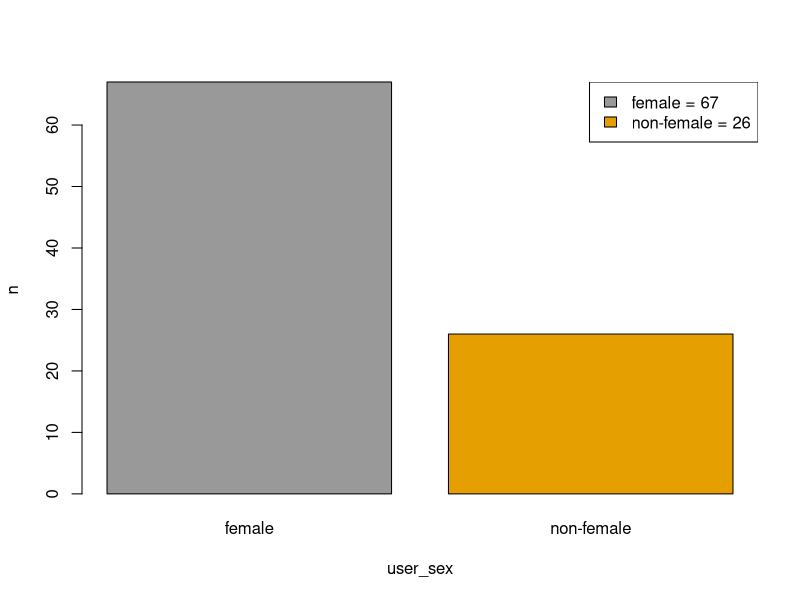
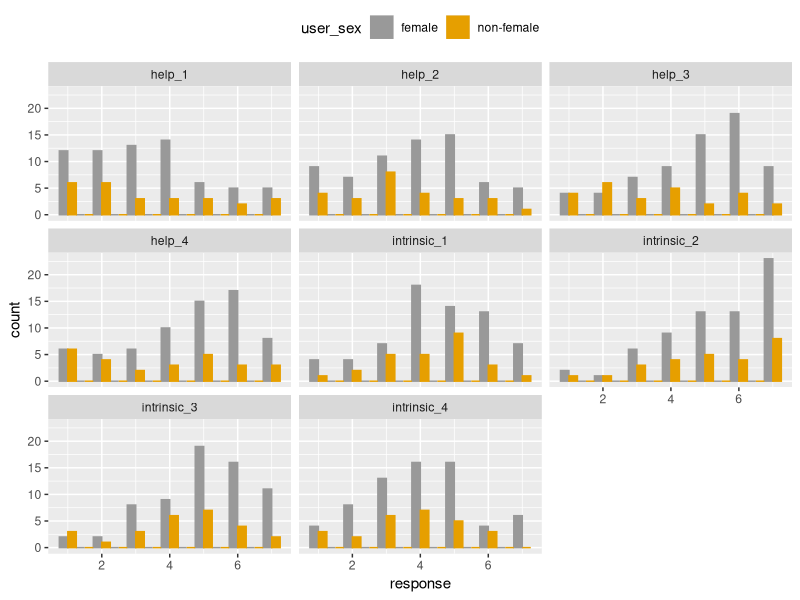
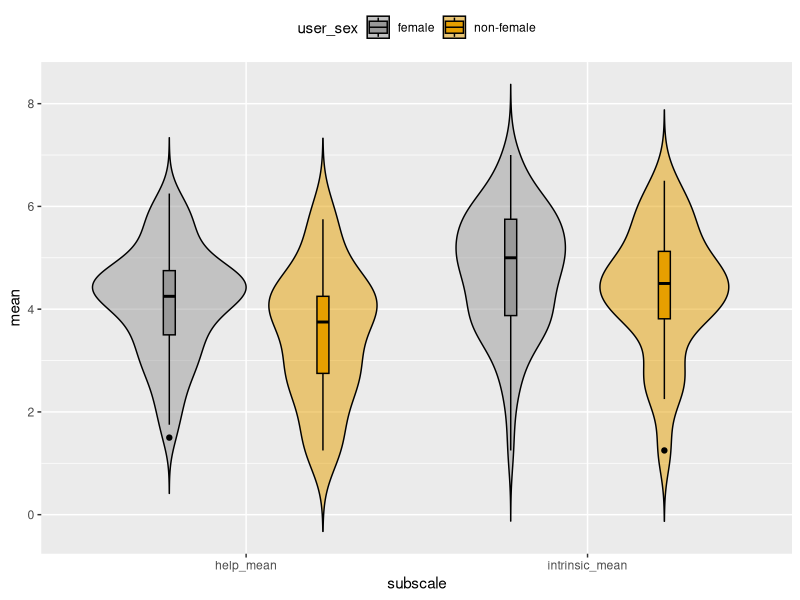
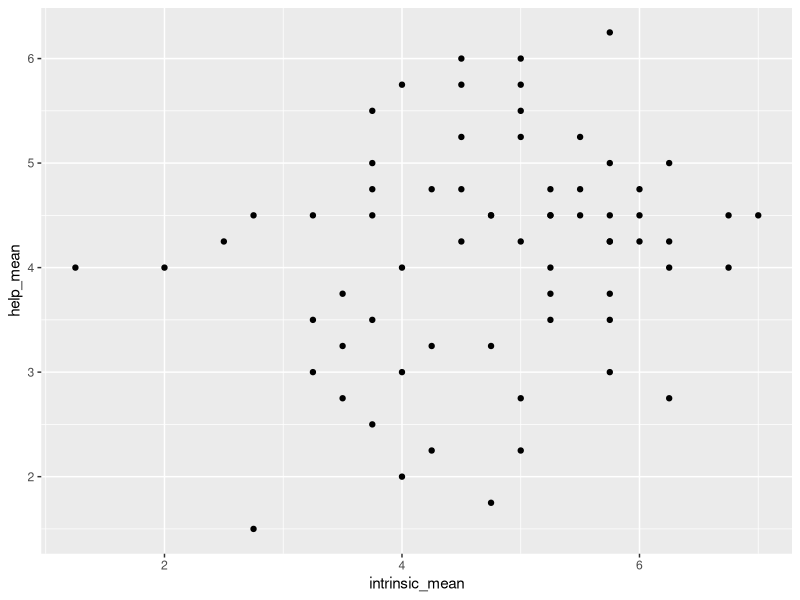
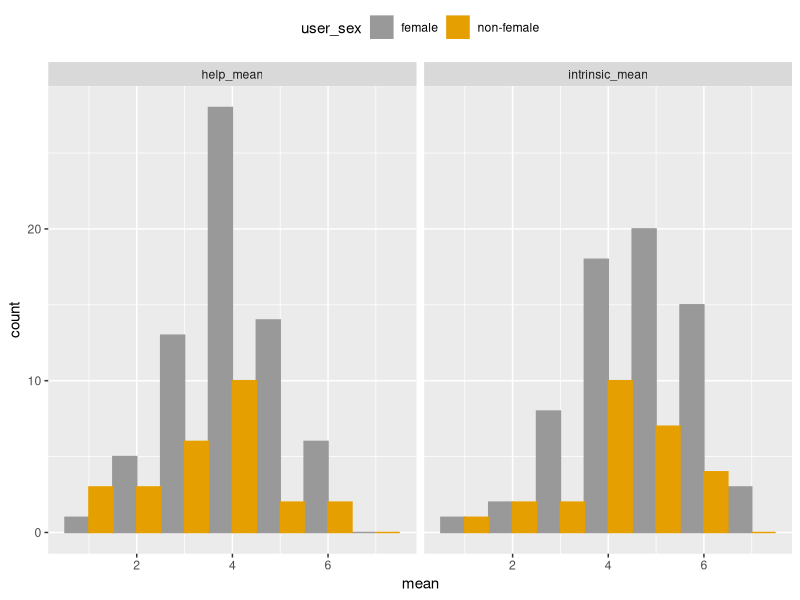
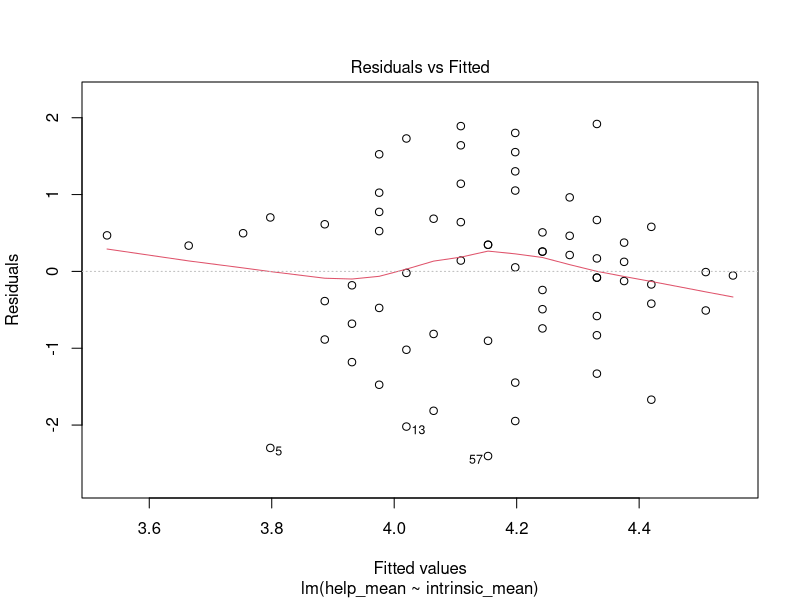
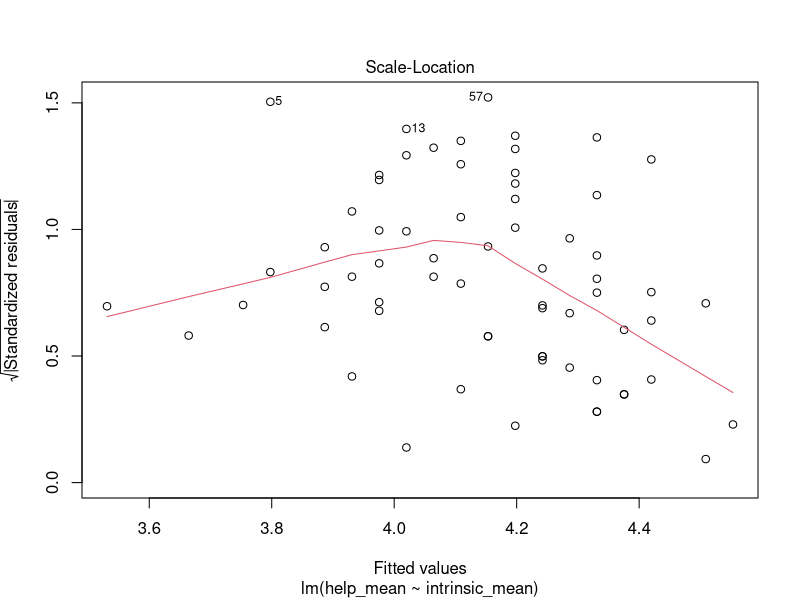

Recreate these plots in R, in order.
## ---- chunk 1

library(broom)
library(dplyr)
library(ggplot2)
library(tidyverse)

# you will need to add extra packages in here to do the rest of your analyses

demo <- read_csv("demographics_2021_pilot.csv")
mslq <- read_csv("MSLQ_2021_pilot.csv")

## ---- chunk 2

demo_final <- demo %>% 
  group_by(user_id, q_id) %>% 
  filter(session_id == min(session_id), endtime == min(endtime)) %>% 
  filter(row_number() == 1) %>% 
  ungroup() %>% 
  filter(user_status %in% c("guest", "registered")) %>%
  select(user_id, user_sex, user_age, q_name, dv) %>%
  pivot_wider(names_from = q_name, values_from = dv)

mslq_final <- mslq %>% 
  group_by(user_id, q_id) %>% 
  filter(session_id == min(session_id), endtime == min(endtime)) %>% 
  filter(row_number() == 1) %>% 
  ungroup() %>% 
  filter(user_status %in% c("guest", "registered")) %>%
  select(user_id, user_sex, user_age, q_name, dv) %>%
  arrange(q_name) %>%
  pivot_wider(names_from = q_name, values_from = dv)

## ---- chunk 3

# merge data frames
joined_data <- as_tibble(merge(demo_final, 
                               mslq_final))

## ---- chunk 4

# select the gender column, and MSLQ variables
selected_data <- select(joined_data,
                        user_id, user_sex,
                        intrinsic_1:intrinsic_4,
                        help_1:help_4)

## ---- chunk 5

# convert to data.frame and drop NaNs
data <- data.frame(drop_na(selected_data))

## ---- chunk 6

# data info
summary_stats <- summary(data)

# MSLQ variables
subscales <- c("intrinsic", 
               "help")
help      <- c(names(data)[str_detect(names(data), 
                                      "help")])
intrinsic <- c(names(data)[str_detect(names(data), 
                                      "intrinsic")])

# group non-female observations
data <- mutate(data,
               user_sex = case_when(user_sex %in% c("nonbinary",
                                                    "na") ~ "non-female",
                                  user_sex == "male"      ~ "non-female",
                                  user_sex == "female"    ~ "female"))

# group by count
data_count <- (data %>% 
                 count(user_sex))

# restructure
data_distribution <- pivot_longer(data,
                                  cols=c(intrinsic, help),
                                  names_to="item",
                                  values_to="response")

# gender variables
gender   <- c(unique(data_distribution$user_sex))
n_gender <- c(sum(data_count$n[data_count$user_sex == "female"]),
              sum(data_count$n[data_count$user_sex != "female"]))

# plotting variables
black    = "#000000"
grey     = "#999999"
yellow   = "#E69F00"

# plot gender counts
# jpeg(file="plots/count.jpeg")
barplot(data_count$n, 
        names.arg=data_count$user_sex,
        ylab="n", xlab="user_sex",
        col=c(grey, yellow, yellow, yellow))
legend("topright", 
       c(sprintf("%s = %i", gender[1], n_gender[1]), 
         sprintf("%s = %i", gender[2], n_gender[2])), 
       fill = c(grey, yellow))
# dev.off()

# plot data distribution
# jpeg(file="plots/distribution.jpeg")
ggplot(data=data_distribution, 
       mapping=aes(x=response, color=user_sex, fill=user_sex)) + 
  geom_histogram(binwidth=.5, position="dodge") + 
  facet_wrap(facet=vars(item)) +
  scale_color_manual(values=c(grey, yellow)) +
  scale_fill_manual(values=c(grey, yellow)) + 
  theme(legend.position="top")
# dev.off()

## ---- chunk 7

dat_means <- data %>% # change data to the name of the data object you want to work from
  gather(var, val, intrinsic_1:intrinsic_4) %>% # change question_1:question_5 to select the questions for your 1st sub-scale 
  group_by_at(vars(-val, -var)) %>% # group by everything except the val and var columns, don't change this 
  summarise(intrinsic_mean = mean(val, na.rm = TRUE)) %>% # change anxiety_mean to the name of your 1st sub-scale
  ungroup() %>% # always ungroup! 
  gather(var, val, help_1:help_4) %>% # change question_1:question_5 to select the questions for your 2nd scale
  group_by_at(vars(-val, -var)) %>% 
  summarise(help_mean = mean(val, na.rm = TRUE)) %>% # does not return sums with missing items 
  ungroup()

## ---- chunk 8

dat_means_grouped <-  pivot_longer(dat_means,
                      cols=c(intrinsic_mean, help_mean),
                      names_to="subscale",
                      values_to="mean")

# jpeg(file="plots/boxplots.jpeg")
ggplot(data=dat_means_grouped,
       mapping=aes(x=subscale, y=mean, color=user_sex, fill=user_sex)) + 
  geom_violin(trim=FALSE, alpha=0.5) +
  geom_boxplot(width=0.07, position=position_dodge(width=0.9)) +
  scale_color_manual(values=c(black, black)) +
  scale_fill_manual(values=c(grey, yellow)) + 
  theme(legend.position="top")
# dev.off()

## ---- chunk 9

female_data     <- subset(dat_means, 
                          user_sex == "female")
non.female_data <- subset(dat_means,
                          user_sex == "non-female")

# jpeg(file="plots/correlation.jpeg")
ggplot(data=female_data, 
       aes(x=intrinsic_mean, 
           y=help_mean)) + 
  geom_point()
# dev.off()

## ---- chunk 10

# shapiro-wilk test for normality
# separated for gender and subscale

gender_      <- vector(mode="list")
subscale_    <- vector(mode="list")
p.value_     <- vector(mode="list")
d.statistic_ <- vector(mode="list")

count = 1

for (i in seq_along(gender))
  {
  for (j in seq_along(subscales))
    {
    
    vec <- 
      subset(dat_means_grouped,
                user_sex == gender[i]) %>%
      filter(., 
             grepl(subscales[j], 
                   subscale))
    
    vec_sw <- shapiro.test(vec$mean)
    
    gender_[count]      <- gender[i]
    subscale_[count]    <- subscales[j]
    d.statistic_[count] <- vec_sw$statistic
    p.value_[count]     <- vec_sw$p.value
    
    count = count + 1
    
    }
  }

sw_results     <- tibble(gender_, 
                         subscale_,
                         d.statistic_, 
                         p.value_)

gender_results <- tibble("gender"            = gender,
                         "num. observations" = n_gender)

# jpeg(file="plots/mean_distribution.jpeg")
ggplot(data=dat_means_grouped,
       mapping=aes(x=mean, color=user_sex, fill=user_sex)) +
  geom_histogram(binwidth=1, position="dodge") +
  facet_wrap(facet=vars(subscale)) +
  scale_color_manual(values=c(grey, yellow)) +
  scale_fill_manual(values=c(grey, yellow)) +
  theme(legend.position="top")
# dev.off()

print(sw_results)
 
## ---- chunk 11

# red lines should be flat for both plots
# need to check for statistical equations for p-value
# check to rectify the data

# test for linearity
lingress_model <- lm(data=female_data,
                     help_mean ~ intrinsic_mean)

# jpeg(file="plots/data_linearity.jpeg")
plot(lingress_model, 1)
# dev.off()

# test for homoscedasticity
# jpeg(file="plots/data_homoscedasticity.jpeg")
plot(lingress_model, 3)
# dev.off()

## ---- chunk 12

# remove raw data objects
rm(demo, 
   mslq,
   demo_final,
   mslq_final,
   joined_data,
   selected_data)

rm(vec,
   vec_sw,
   gender_,
   p.value_,
   subscale_,
   d.statistic_,
   data_count,
   data_distribution,
   lingress_model)

rm(i, j,
   count,
   gender,
   n_gender,
   help, 
   intrinsic)

## ---- chunk 13

# cohen's d

mean_diff = mean(female_data$intrinsic_mean) - mean(non.female_data$intrinsic_mean)

sum_var   = var(female_data$intrinsic_mean) + var(non.female_data$intrinsic_mean)

d <- mean_diff/sqrt((sum_var)/2)

# welch t-test: unequal variance

t <- t.test(female_data$intrinsic_mean, non.female_data$intrinsic_mean)

t.test_results <- tibble("cohen's d" = d,
                         "welch's t" = t$statistic,
                         "p-value"   = t$p.value)

print(t.test_results)

## ---- chunk 14

# spearman: ordinal data

s <- cor.test(female_data$intrinsic_mean, female_data$help_mean, method="spearman",
              conf.level=0.95, 
              alternative="two.sided")

spearman_results <- tibble("rho" = s$statistic,
                           "p-value" = s$p.value)

print(spearman_results)

